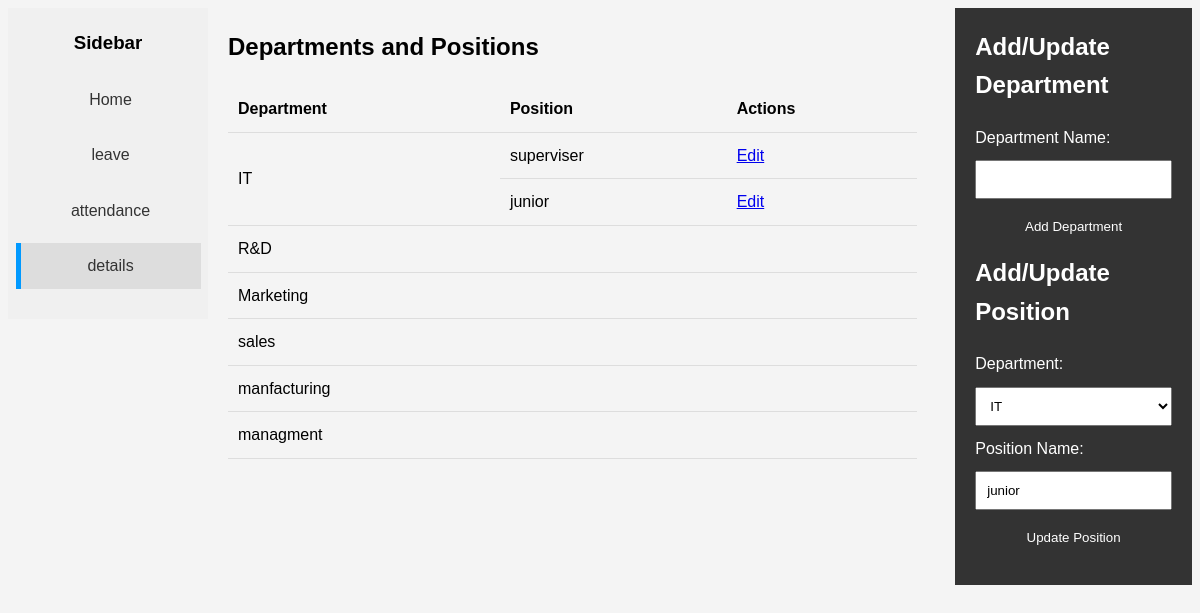
Page /department_and_position.php?editPosition=2 on the committed database.
### tables this page shows
CREATE TABLE `position` (
  `positionID` int(11) NOT NULL,
  `departmentID` int(11) NOT NULL,
  `positionname` varchar(25) NOT NULL
);

CREATE TABLE `department` (
  `departmentID` int(11) NOT NULL,
  `departmentname` varchar(25) NOT NULL
);

### department_and_position.php (the view, shortened to what this page needs)
<?php
require_once '/xampp/htdocs/student/employee-managment-system/serversidescripts/connection.php';
function getDepartments() {
    global $conn;
    $sql = "SELECT * FROM department";
    $result = $conn->query($sql);
    return $result;
}
function getPositionsByDepartment($departmentID) {
    global $conn;
    $sql = "SELECT * FROM position WHERE departmentID = ?";
    $stmt = $conn->prepare($sql);
    $stmt->bind_param('i', $departmentID);
    $stmt->execute();
    $result = $stmt->get_result();
    return $result;
}
$departments = getDepartments();
?>
<!DOCTYPE html>
<html lang="en">
<head>
</head>
<body>
  <div class="sidebar">
    <h3>Sidebar</h3>
    <a  href="employeedashboard.php">Home</a>
    <a href="employeeleave.php">leave</a>
    <a href="employeeattendance.php">attendance</a>
    <a class="active"href="employee.php">details</a>
  </div>
    <div class="container">
        <div class="main-content">
            <h2>Departments and Positions</h2>
            <table>
                <thead>
                    <tr>
                        <th>Department</th>
                        <th>Position</th>
                        <th>Actions</th>
                    </tr>
                </thead>
                <tbody>
                    <?php while ($department = $departments->fetch_assoc()): ?>
                        <?php
                        $positions = getPositionsByDepartment($department['departmentID']);
                        $firstPosition = true;
                        while ($position = $positions->fetch_assoc()):
                        ?>
                            <tr>
                                <?php if ($firstPosition): ?>
                                    <td rowspan="<?php echo $positions->num_rows; ?>"><?php echo $department['departmentname']; ?></td>
                                    <?php $firstPosition = false; ?>
                                <?php endif; ?>
                                <td><?php echo $position['positionname']; ?></td>
                                <td><a href="?editPosition=<?php echo $position['positionID']; ?>">Edit</a></td>
                            </tr>
                        <?php endwhile; ?>
                        <?php if ($firstPosition): ?>
                            <tr>
                                <td><?php echo $department['departmentname']; ?></td>
                                <td></td>
                                <td></td>
                            </tr>
                        <?php endif; ?>
                    <?php endwhile; ?>
                </tbody>
            </table>
                        </div><div>
            <?php
            if (isset($_GET['editPosition'])) {
                $positionID = $_GET['editPosition'];
                $sql = "SELECT positionname, departmentID FROM position WHERE positionID = ?";
                $stmt = $conn->prepare($sql);
                $stmt->bind_param('i', $positionID);
                $stmt->execute();
                $result = $stmt->get_result();
                if ($result->num_rows > 0) {
                    $row = $result->fetch_assoc();
                    $positionName = $row['positionname'];
                    $positionDepartmentID = $row['departmentID'];
                } else {
                    header('Location: ' . $_SERVER['PHP_SELF']);
                    exit;
                }
            }
            ?>
        </div>
        <div class="form-container">
            <h2>Add/Update Department</h2>
            <form action="" method="post">
                <label for="departmentName">Department Name:</label>
                <input type="text" name="departmentName" id="departmentName" value="<?php echo isset($departmentName) ? htmlspecialchars($departmentName) : ''; ?>" required>
                <input type="submit" name="submitDepartment" value="<?php echo isset($departmentID) ? 'Update' : 'Add'; ?> Department">
            </form>
            <h2>Add/Update Position</h2>
            <form action="" method="post">
                <label for="departmentID">Department:</label>
                <select name="departmentID" id="positionDepartmentID" required>
                    <?php
                    $departments->data_seek(0);
                    while ($department = $departments->fetch_assoc()):
                    ?>
                        <option value="<?php echo htmlspecialchars($department['departmentID']); ?>"<?php echo isset($positionDepartmentID) && ($positionDepartmentID ==$department['departmentID']) ? ' selected' : ''; ?>><?php echo htmlspecialchars($department['departmentname']); ?></option>
                    <?php endwhile; ?>
                </select>
                <label for="positionName">Position Name:</label>
                <input type="text" name="positionName" id="positionName" value="<?php echo isset($positionName) ? htmlspecialchars($positionName) : ''; ?>" required>
                <input type="submit" name="submitPosition" value="<?php echo isset($positionID) ? 'Update' : 'Add'; ?> Position">
            </form>
        </div>
        <div class="clearfix"></div>
    </div>
</body>
</html>

### department_and_position.php (style rules this page uses)
body { font-family: Arial, sans-serif; line-height: 1.6; background-color: #f4f4f4; }
.sidebar { float: left; width: 200px; height: 100%; background-color: #f0f0f0; padding: 20px; box-sizing: border-box; display: flex; flex-direction: column; justify-content: flex-start; align-items: center; }
.container { float: left; width: calc(100% - 200px); overflow: hidden; }
.sidebar h3 { margin-top: 0; }
.sidebar a { display: block; margin-bottom: 10px; padding: 10px; width: 100%; text-align: center; text-decoration: none; color: #333; border-left: 5px solid transparent; }
.sidebar a.active, .sidebar a:hover { background-color: #ddd; border-left-color: #09f; }
.form-container { float: right; width: 20%; background-color: #333; color: #fff; padding: 20px; }
.main-content { float: left; width: 70%; padding: 20px; }
.clearfix::after { content: ""; display: table; clear: both; }
h2 { margin-top: 0; }
label, input[type="text"], select, input[type="submit"] { display: block; margin-bottom: 10px; }
input[type="text"], select, input[type="submit"] { width: 100%; padding: 10px; box-sizing: border-box; }
input[type="submit"] { background-color: #333; color: #fff; border: none; cursor:pointer }
table { width:100%; border-collapse:collapse }
th, td { padding:10px;text-align:left;border-bottom:1px solid #ddd }

### rows in the picture
position: departmentID.departmentname "IT", positionname "superviser"
position: positionname "junior", departmentID "IT", positionName "junior"
department: departmentname "R&D"
department: departmentname "Marketing"
department: departmentname "sales"
department: departmentname "manfacturing"
department: departmentname "managment"
